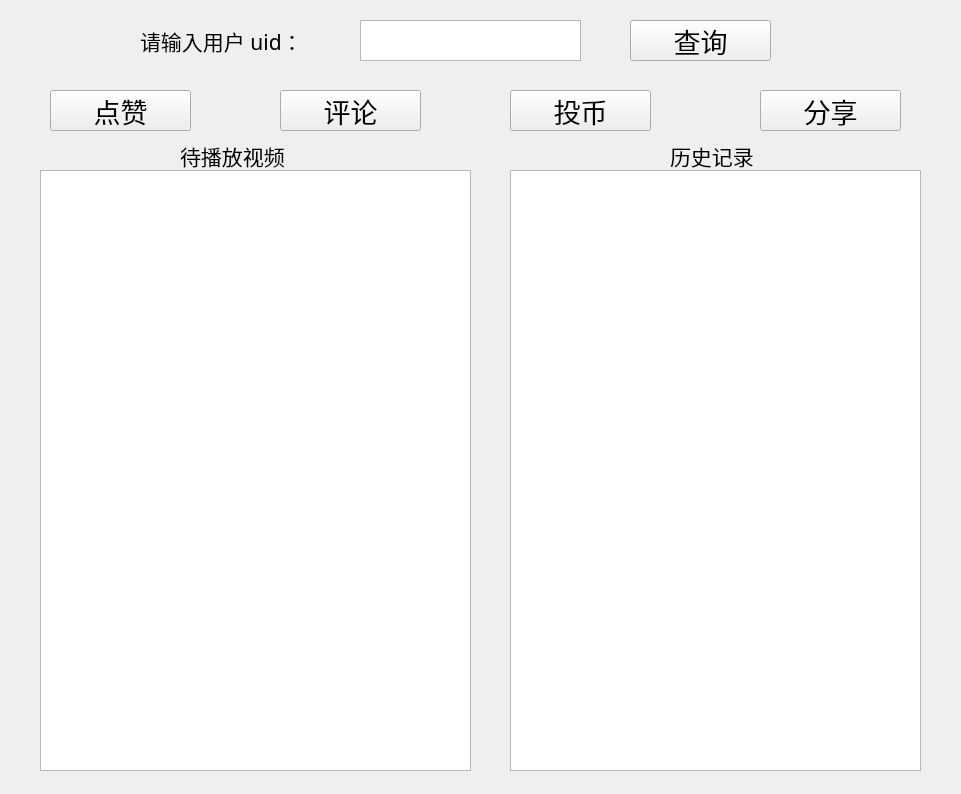
<?xml version="1.0" encoding="UTF-8"?>
<ui version="4.0">
 <class>UserLoginWnd</class>
 <widget class="QWidget" name="UserLoginWnd">
  <property name="geometry">
   <rect>
    <x>0</x>
    <y>0</y>
    <width>961</width>
    <height>794</height>
   </rect>
  </property>
  <property name="windowTitle">
   <string>用户测试</string>
  </property>
  <widget class="QListWidget" name="listToPlay">
   <property name="geometry">
    <rect>
     <x>40</x>
     <y>170</y>
     <width>431</width>
     <height>601</height>
    </rect>
   </property>
   <property name="font">
    <font>
     <family>宋体</family>
     <pointsize>14</pointsize>
    </font>
   </property>
  </widget>
  <widget class="QLabel" name="label">
   <property name="geometry">
    <rect>
     <x>140</x>
     <y>20</y>
     <width>221</width>
     <height>41</height>
    </rect>
   </property>
   <property name="font">
    <font>
     <family>隶书</family>
     <pointsize>16</pointsize>
    </font>
   </property>
   <property name="text">
    <string>请输入用户 uid：</string>
   </property>
  </widget>
  <widget class="QTextEdit" name="textEdit">
   <property name="geometry">
    <rect>
     <x>360</x>
     <y>20</y>
     <width>221</width>
     <height>41</height>
    </rect>
   </property>
  </widget>
  <widget class="QListView" name="listHistory">
   <property name="geometry">
    <rect>
     <x>510</x>
     <y>170</y>
     <width>411</width>
     <height>601</height>
    </rect>
   </property>
   <property name="font">
    <font>
     <family>宋体</family>
     <pointsize>14</pointsize>
    </font>
   </property>
  </widget>
  <widget class="QLabel" name="label_2">
   <property name="geometry">
    <rect>
     <x>670</x>
     <y>130</y>
     <width>121</width>
     <height>51</height>
    </rect>
   </property>
   <property name="font">
    <font>
     <family>隶书</family>
     <pointsize>16</pointsize>
    </font>
   </property>
   <property name="text">
    <string>历史记录</string>
   </property>
  </widget>
  <widget class="QLabel" name="label_3">
   <property name="geometry">
    <rect>
     <x>180</x>
     <y>130</y>
     <width>151</width>
     <height>51</height>
    </rect>
   </property>
   <property name="font">
    <font>
     <family>隶书</family>
     <pointsize>16</pointsize>
    </font>
   </property>
   <property name="text">
    <string>待播放视频</string>
   </property>
  </widget>
  <widget class="QPushButton" name="Query">
   <property name="geometry">
    <rect>
     <x>630</x>
     <y>20</y>
     <width>141</width>
     <height>41</height>
    </rect>
   </property>
   <property name="font">
    <font>
     <family>隶书</family>
     <pointsize>20</pointsize>
    </font>
   </property>
   <property name="text">
    <string>查询</string>
   </property>
  </widget>
  <widget class="QPushButton" name="Share">
   <property name="geometry">
    <rect>
     <x>760</x>
     <y>90</y>
     <width>141</width>
     <height>41</height>
    </rect>
   </property>
   <property name="font">
    <font>
     <family>隶书</family>
     <pointsize>20</pointsize>
    </font>
   </property>
   <property name="text">
    <string>分享</string>
   </property>
  </widget>
  <widget class="QPushButton" name="Comment">
   <property name="geometry">
    <rect>
     <x>280</x>
     <y>90</y>
     <width>141</width>
     <height>41</height>
    </rect>
   </property>
   <property name="font">
    <font>
     <family>隶书</family>
     <pointsize>20</pointsize>
    </font>
   </property>
   <property name="text">
    <string>评论</string>
   </property>
  </widget>
  <widget class="QPushButton" name="Praise">
   <property name="geometry">
    <rect>
     <x>50</x>
     <y>90</y>
     <width>141</width>
     <height>41</height>
    </rect>
   </property>
   <property name="font">
    <font>
     <family>隶书</family>
     <pointsize>20</pointsize>
    </font>
   </property>
   <property name="text">
    <string>点赞</string>
   </property>
  </widget>
  <widget class="QPushButton" name="Coin">
   <property name="geometry">
    <rect>
     <x>510</x>
     <y>90</y>
     <width>141</width>
     <height>41</height>
    </rect>
   </property>
   <property name="font">
    <font>
     <family>隶书</family>
     <pointsize>20</pointsize>
    </font>
   </property>
   <property name="text">
    <string>投币</string>
   </property>
  </widget>
 </widget>
 <resources/>
 <connections>
  <connection>
   <sender>Query</sender>
   <signal>clicked()</signal>
   <receiver>UserLoginWnd</receiver>
   <slot>close()</slot>
   <hints>
    <hint type="sourcelabel">
     <x>700</x>
     <y>40</y>
    </hint>
    <hint type="destinationlabel">
     <x>461</x>
     <y>368</y>
    </hint>
   </hints>
  </connection>
  <connection>
   <sender>Praise</sender>
   <signal>clicked()</signal>
   <receiver>UserLoginWnd</receiver>
   <slot>close()</slot>
   <hints>
    <hint type="sourcelabel">
     <x>170</x>
     <y>130</y>
    </hint>
    <hint type="destinationlabel">
     <x>543</x>
     <y>417</y>
    </hint>
   </hints>
  </connection>
  <connection>
   <sender>Comment</sender>
   <signal>clicked()</signal>
   <receiver>UserLoginWnd</receiver>
   <slot>close()</slot>
   <hints>
    <hint type="sourcelabel">
     <x>370</x>
     <y>130</y>
    </hint>
    <hint type="destinationlabel">
     <x>543</x>
     <y>417</y>
    </hint>
   </hints>
  </connection>
  <connection>
   <sender>Share</sender>
   <signal>clicked()</signal>
   <receiver>UserLoginWnd</receiver>
   <slot>close()</slot>
   <hints>
    <hint type="sourcelabel">
     <x>570</x>
     <y>130</y>
    </hint>
    <hint type="destinationlabel">
     <x>543</x>
     <y>417</y>
    </hint>
   </hints>
  </connection>
  <connection>
   <sender>Coin</sender>
   <signal>clicked()</signal>
   <receiver>UserLoginWnd</receiver>
   <slot>close()</slot>
   <hints>
    <hint type="sourcelabel">
     <x>580</x>
     <y>110</y>
    </hint>
    <hint type="destinationlabel">
     <x>480</x>
     <y>396</y>
    </hint>
   </hints>
  </connection>
 </connections>
</ui>
